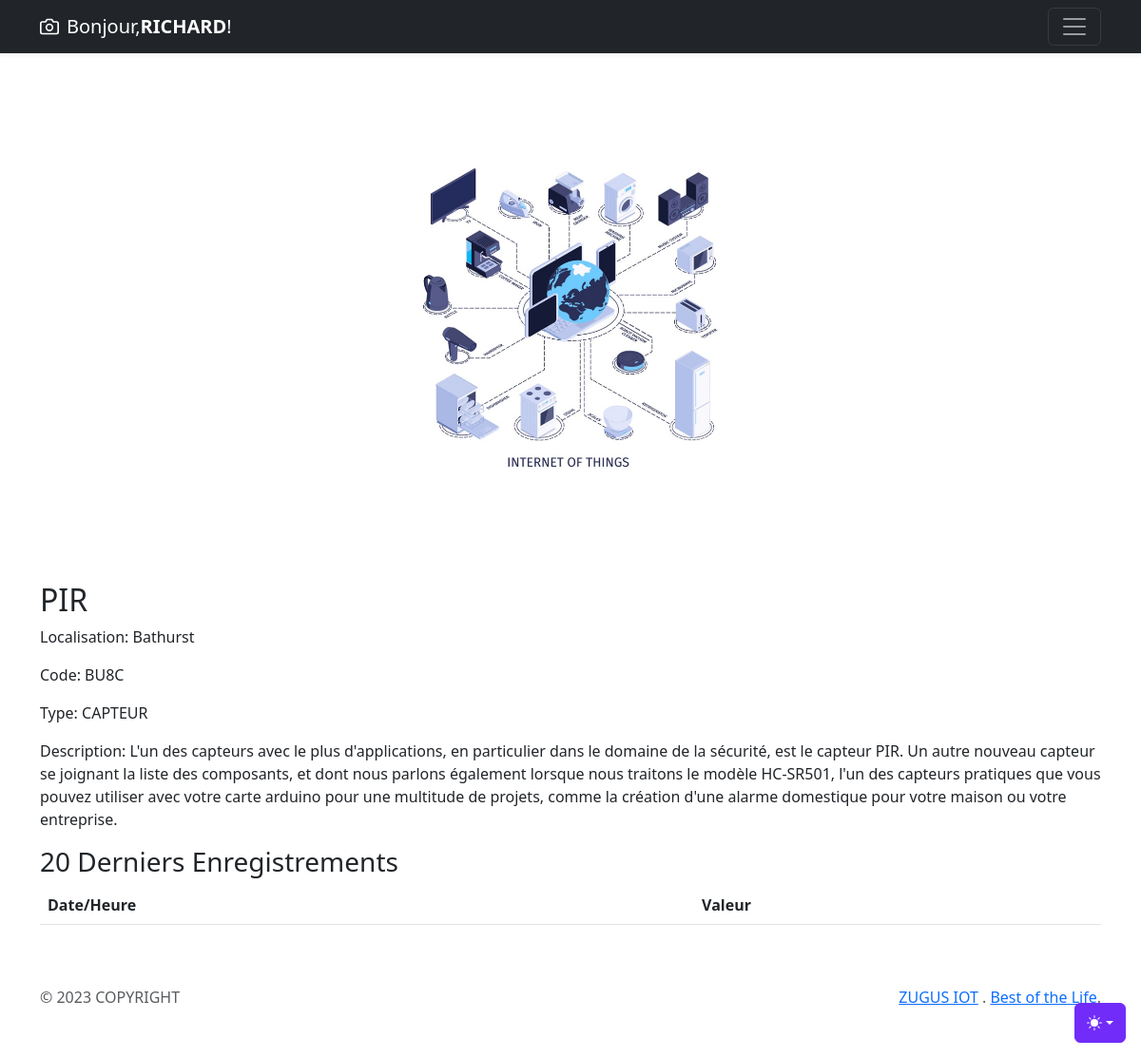
Before: /accounts/visualiser-capteur/1/ (signed in) with the older database file.
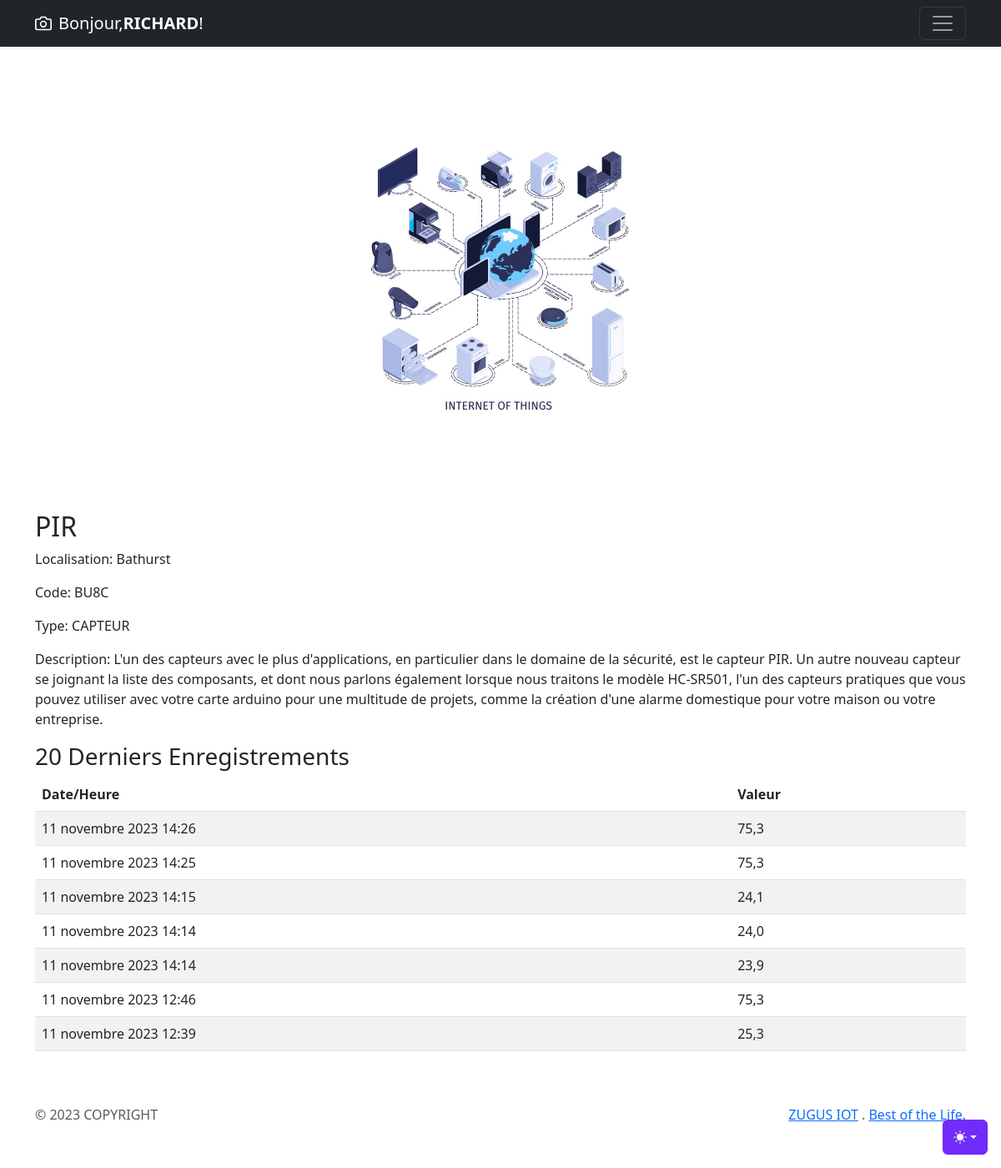
After: the same page with the newer database file.
### account/models.py (models this page shows, shortened)
class DonneeCapteur(models.Model):
    user_dispositif = models.ForeignKey(UserDispositif, on_delete=models.CASCADE)
    valeur = models.FloatField()
    date_heure = models.DateTimeField(default=datetime.now)

### account/views.py (the view)
# urls.py: path('visualiser-capteur/<int:user_dispositif_id>/', visualiser_capteur, name='visualiser_capteur'),
@login_required
def visualiser_capteur(request, user_dispositif_id):
    user_dispositif = get_object_or_404(UserDispositif, pk=user_dispositif_id, user=request.user)
    donnees = DonneeCapteur.objects.filter(user_dispositif=user_dispositif).order_by('-date_heure')[:20]
    context = {
        'user_dispositif': user_dispositif,
        'donnees': donnees
    }
    return render(request, 'account/visualiser_capteur.html', context)

### account/templates/account/visualiser_capteur.html (shortened to what this page needs)
{% extends './base.html' %}
{% block content %}
<div class="container">
    <h2>{{ user_dispositif.dispositif.nom }}</h2>
    <p>Localisation: {{ user_dispositif.dispositif.localisation }}</p>
    <p>Code: {{ user_dispositif.code }}</p>
    <p>Type: {{ user_dispositif.dispositif.type }}</p>
    <p>Description: {{ user_dispositif.dispositif.description }}</p>
    <h3>20 Derniers Enregistrements</h3>
    <table id="tablevisualisation" class="table table-striped" style="width:100%">
        <thead>
          <tr>
            <th scope="col">Date/Heure</th>
            <th scope="col">Valeur</th>
        </tr>
        </thead>
        {% for donnee in donnees %}
        <tr>
            <td>{{ donnee.date_heure }}</td>
            <td>{{ donnee.valeur }}</td>
        </tr>
        {% endfor %}
    </table>
</div>
{% endblock %}

Changed rows visible on the page:
added DonneeCapteur: date_heure "11 novembre 2023 14:26", valeur "75,3"
added DonneeCapteur: date_heure "11 novembre 2023 14:25", valeur "75,3"
added DonneeCapteur: date_heure "11 novembre 2023 14:15", valeur "24,1"
added DonneeCapteur: date_heure "11 novembre 2023 14:14", valeur "24,0"
added DonneeCapteur: date_heure "11 novembre 2023 14:14", valeur "23,9"
added DonneeCapteur: date_heure "11 novembre 2023 12:46", valeur "75,3"
added DonneeCapteur: date_heure "11 novembre 2023 12:39", valeur "25,3"
